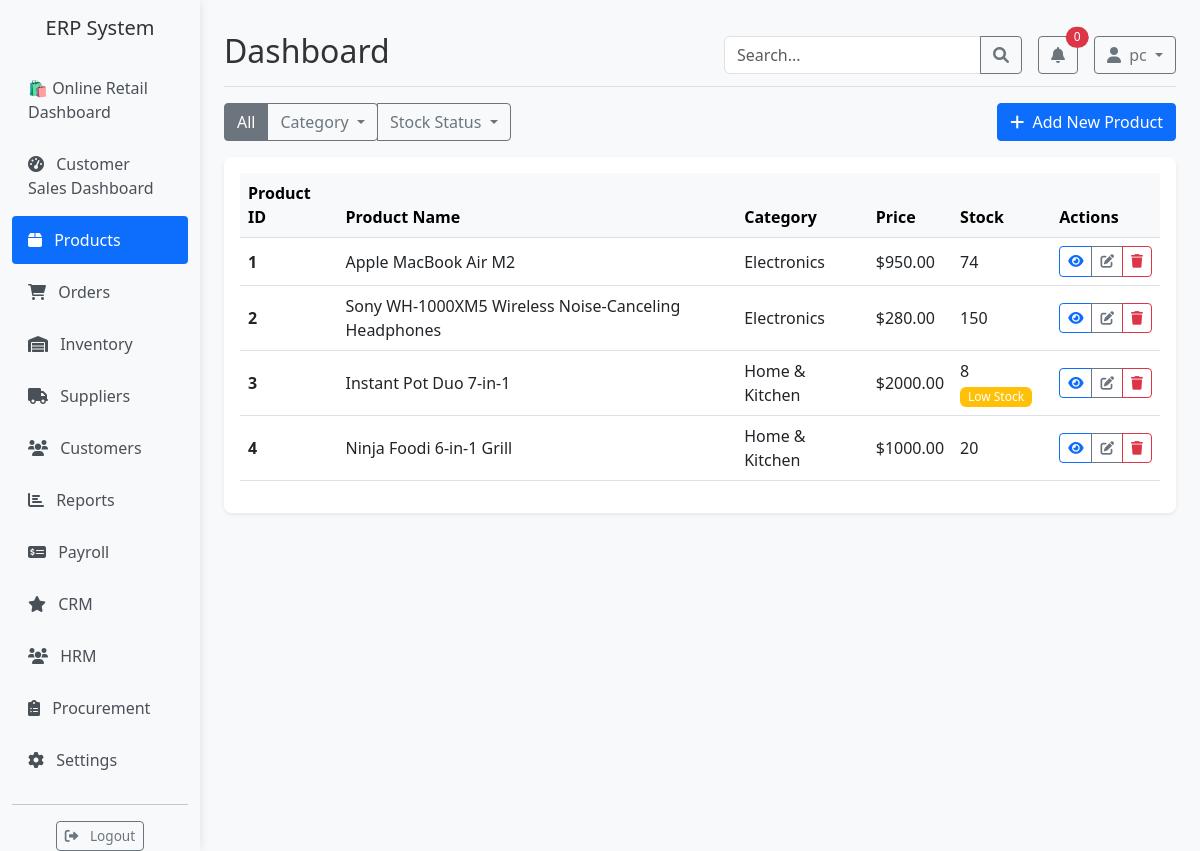
The page /dashboard/products/ (signed in) on the database its author committed.
### shop/models.py (models this page shows, shortened)
class Product(models.Model):
    name = models.CharField(max_length=100)
    description = models.TextField(blank=True, null=True)
    category = models.ForeignKey(Category, on_delete=models.SET_NULL, null=True, related_name='products')
    price = models.DecimalField(max_digits=10, decimal_places=2)
    cost_price = models.DecimalField(max_digits=10, decimal_places=2, blank=True, null=True)
    stock = models.PositiveIntegerField(default=0)
    reorder_level = models.PositiveIntegerField(default=10)
    supplier = models.ForeignKey(Supplier, on_delete=models.SET_NULL, null=True, blank=True, related_name='products')
    image = models.ImageField(upload_to='products/', blank=True, null=True)
    created_at = models.DateTimeField(auto_now_add=True)
    updated_at = models.DateTimeField(auto_now=True)

class Category(models.Model):
    name = models.CharField(max_length=100)
    description = models.TextField(blank=True, null=True)
    class Meta:
        verbose_name_plural = "Categories"

### shop/views.py (the view)
# urls.py: path('products/', views.product_list, name='product_list'),
@login_required
def product_list(request):
    products = Product.objects.all()
    category_id = request.GET.get('category')
    if category_id:
        products = products.filter(category_id=category_id)
    stock_status = request.GET.get('stock_status')
    if stock_status == 'low':
        products = products.filter(stock__lte=models.F('reorder_level'))
    elif stock_status == 'out':
        products = products.filter(stock=0)
    search_query = request.GET.get('search', '')
    if search_query:
        products = products.filter(
            Q(name__icontains=search_query) |
            Q(description__icontains=search_query)
        )
    paginator = Paginator(products, 10)
    page_number = request.GET.get('page')
    page_obj = paginator.get_page(page_number)
    categories = Category.objects.all()
    context = {
        'page_obj': page_obj,
        'categories': categories,
        'search_query': search_query,
    }
    return render(request, 'products/list.html', context)

### shop/templatetags/shop_tags.py (called while the page is built)
@register.simple_tag
def low_stock_badge(product):
    if product.stock <= 0:
        return mark_safe('<span class="badge bg-danger">Out of Stock</span>')
    elif product.stock <= product.reorder_level:
        return mark_safe('<span class="badge bg-warning">Low Stock</span>')
    return ''

@register.filter
def currency(value):
    try:
        return f"${value:.2f}"
    except (ValueError, TypeError):
        return "$0.00"

### templates/products/list.html (shortened to what this page needs)
{% extends 'base.html' %}
{% load shop_tags %}
{% block content %}
<div class="container-fluid px-0">
    <div class="row mb-3">
        <div class="col-md-8">
            <div class="btn-group" role="group">
                <a href="{% url 'shop:product_list' %}" class="btn btn-outline-secondary {% if not request.GET.category and not request.GET.stock_status %}active{% endif %}">All</a>
                <button type="button" class="btn btn-outline-secondary dropdown-toggle {% if request.GET.category %}active{% endif %}" data-bs-toggle="dropdown" aria-expanded="false">
                    Category
                </button>
                <button type="button" class="btn btn-outline-secondary dropdown-toggle {% if request.GET.stock_status %}active{% endif %}" data-bs-toggle="dropdown" aria-expanded="false">
                    Stock Status
                </button>
            </div>
        </div>
        <div class="col-md-4 text-end">
            <a href="{% url 'shop:product_create' %}" class="btn btn-primary">
                <i class="fas fa-plus me-1"></i> Add New Product
            </a>
        </div>
    </div>
    <div class="card border-0 shadow-sm">
        <div class="card-body">
            <div class="table-responsive">
                <table class="table table-hover align-middle">
                    <thead class="table-light">
                        <tr>
                            <th scope="col">Product ID</th>
                            <th scope="col">Product Name</th>
                            <th scope="col">Category</th>
                            <th scope="col">Price</th>
                            <th scope="col">Stock</th>
                            <th scope="col">Actions</th>
                        </tr>
                    </thead>
                    <tbody>
                        {% for product in page_obj %}
                        <tr>
                            <th scope="row">{{ product.id }}</th>
                            <td>{{ product.name }}</td>
                            <td>{{ product.category.name|default:"N/A" }}</td>
                            <td>{{ product.price|currency }}</td>
                            <td>
                                {{ product.stock }}
                                {% low_stock_badge product %}
                            </td>
                            <td>
                                <div class="btn-group btn-group-sm" role="group">
                                    <a href="{% url 'shop:product_detail' product.id %}" class="btn btn-outline-primary" title="View Details">
                                        <i class="fas fa-eye"></i>
                                    </a>
                                    <a href="{% url 'shop:product_edit' product.id %}" class="btn btn-outline-secondary" title="Edit">
                                        <i class="fas fa-edit"></i>
                                    </a>
                                    <a href="{% url 'shop:product_delete' product.id %}" class="btn btn-outline-danger" title="Delete">
                                        <i class="fas fa-trash"></i>
                                    </a>
                                </div>
                            </td>
                        </tr>
                        {% endfor %}
                    </tbody>
                </table>
            </div>
        </div>
    </div>
</div>
{% endblock %}

### templates/components/header.html (shortened to what this page needs)
<header class="d-flex justify-content-between flex-wrap flex-md-nowrap align-items-center pt-3 pb-2 mb-3 border-bottom">
    <h1 class="h2">{% block header_title %}Dashboard{% endblock %}</h1>
    <div class="d-flex align-items-center">
        <form class="me-3 d-none d-md-flex" action="{% block search_url %}{% endblock %}" method="GET">
            <div class="input-group">
                <input type="text" class="form-control" name="search" placeholder="Search..."
                       value="{{ search_query|default:'' }}">
                <button class="btn btn-outline-secondary" type="submit">
                    <i class="fas fa-search"></i>
                </button>
            </div>
        </form>
        <div class="dropdown me-3">
            <a class="btn btn-outline-secondary position-relative" href="#" role="button" id="notificationsDropdown"
               data-bs-toggle="dropdown" aria-expanded="false">
                <i class="fas fa-bell"></i>
                <span class="position-absolute top-0 start-100 translate-middle badge rounded-pill bg-danger">
                    {{ low_stock_count|default:'0' }}
                </span>
            </a>
        </div>
        <div class="dropdown">
            <a class="btn btn-outline-secondary dropdown-toggle" href="#" role="button" id="userDropdown"
               data-bs-toggle="dropdown" aria-expanded="false">
                <i class="fas fa-user me-1"></i>
                {{ request.user.username }}
            </a>
        </div>
    </div>
</header>

### static/css/main.css (style rules this page uses)
body { font-family: 'Segoe UI', Tahoma, Geneva, Verdana, sans-serif; background-color: #f8f9fa; color: #333; }
a { text-decoration: none; }
.container-fluid { max-width: 1600px; }
.card { border-radius: 0.5rem; box-shadow: 0 0.125rem 0.25rem rgba(0, 0, 0, 0.075); transition: transform 0.3s ease; }
.table th { font-weight: 600; }
.btn { border-radius: 0.25rem; font-weight: 500; }
.btn-group-sm > .btn, .btn-sm { padding: 0.25rem 0.5rem; font-size: 0.85rem; }
.badge { font-weight: 500; padding: 0.35em 0.65em; }

### rows shown on the page
Product: id "1", name "Apple MacBook Air M2", category.name "Electronics", price "$950.00", stock "74"
Product: id "2", name "Sony WH-1000XM5 Wireless Noise-Canceling Headphones", category.name "Electronics", price "$280.00", stock "150"
Product: id "3", name "Instant Pot Duo 7-in-1", category.name "Home & Kitchen", price "$2000.00", stock "8", stock+reorder_level "Low Stock"
Product: id "4", name "Ninja Foodi 6-in-1 Grill", category.name "Home & Kitchen", price "$1000.00", stock "20"

### other values the page prints
{{ low_stock_count|default:'0' }} "0"
{{ request.user.username }} "pc"
